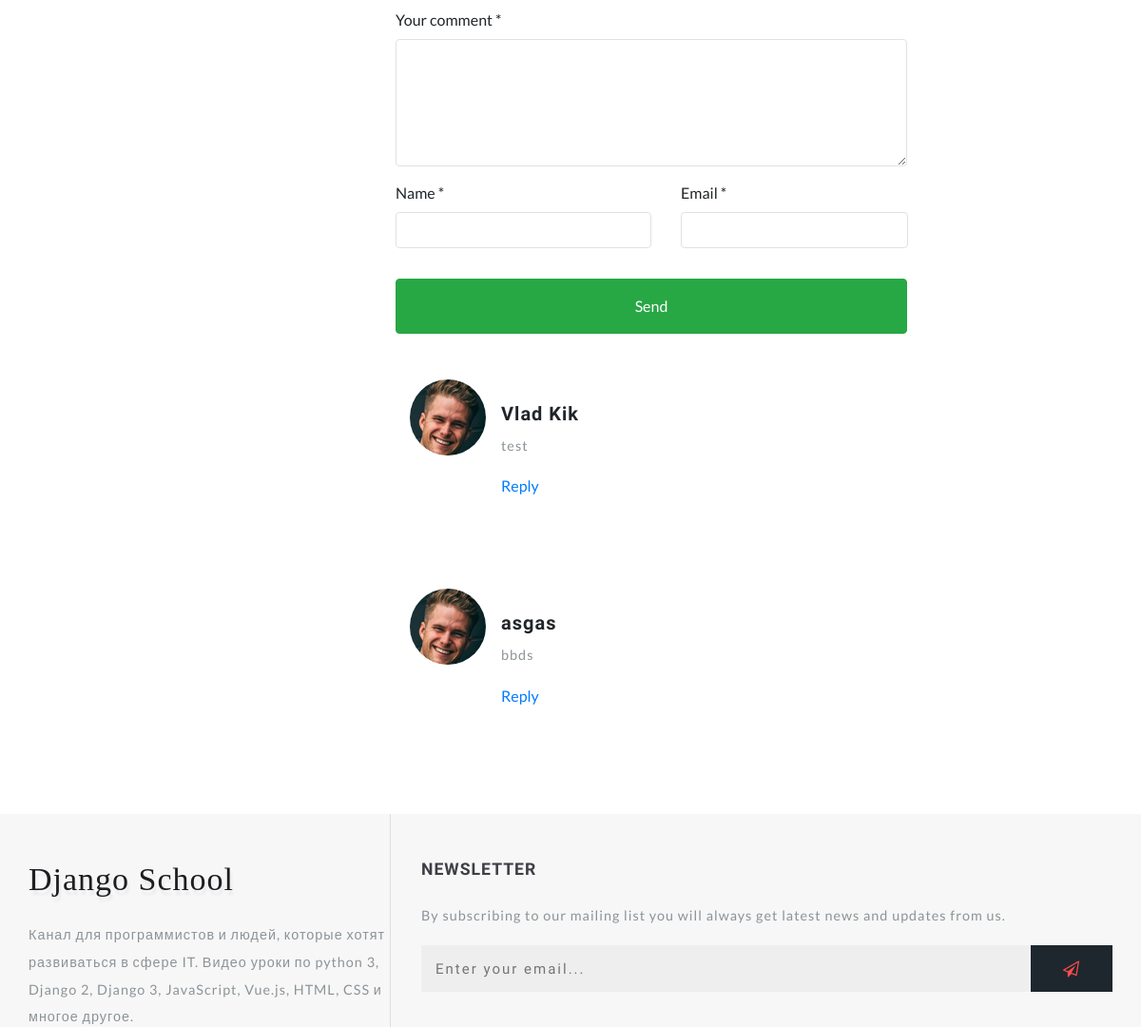
The page /terminator/ (middle part) on the database as committed earlier.
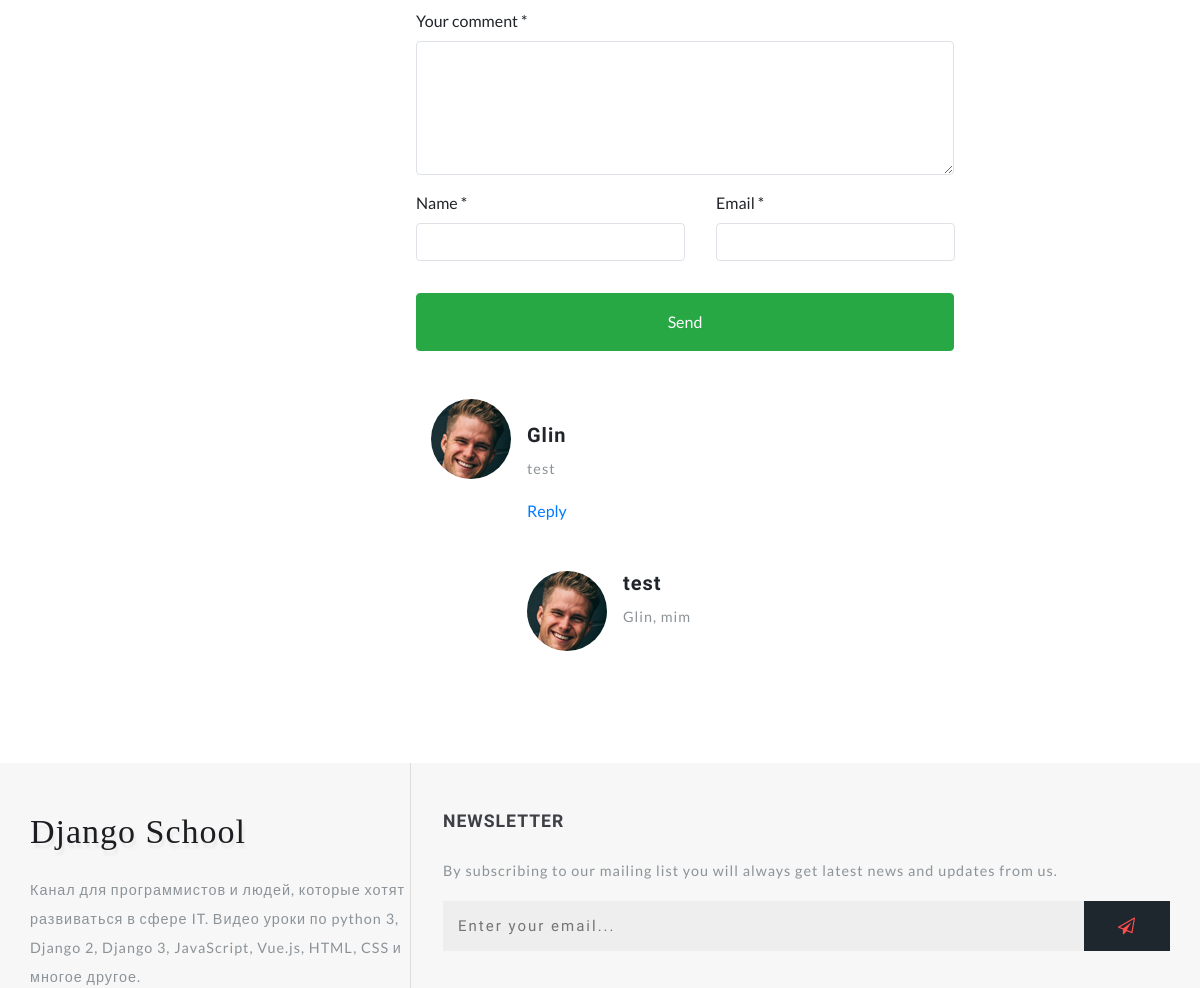
The same page on the database as committed later.
### movie/models.py (models this page shows, shortened)
class Reviews(models.Model):
    email = models.EmailField()
    name = models.CharField("Name", max_length=100)
    text = models.TextField("Message", max_length=5000)
    parent = models.ForeignKey(
        "self", verbose_name="Parent", on_delete=models.SET_NULL, blank=True, null=True)
    movie = models.ForeignKey(
        Movie, verbose_name="movie", on_delete=models.CASCADE)
    class Meta:
        verbose_name = "Review"
        verbose_name_plural = "Reviews"

### movie/views.py (the view)
# urls.py: path("<slug:slug>/", views.MovieDetailView.as_view(), name="movie_detail"),
class MovieDetailView(DetailView):
    model = Movie
    slug_field = "url"

### movie/models.py (called while the page is built)
    def get_absolute_url(self):
        return reverse("actor_detail", kwargs={"slug": self.name})

    def get_absolute_url(self):
        return reverse("movie_detail", kwargs={"slug": self.url})

    def get_review(self):
        return self.reviews_set.filter(parent__isnull=True)

### movie/templatetags/movie_tags.py (called while the page is built)
@register.simple_tag()
def get_category():
    return Category.objects.all()

@register.inclusion_tag("movie/tags/last_movie.html")
def get_last_movies(count=5):
    movies = Movie.objects.order_by("id")[:count]
    return {"last_movies": movies}

### movie/templates/movie/movie_detail.html (shortened to what this page needs)
{% extends 'movie/base.html' %}
{% load static %}
{% block container %}
    <div class="container py-md-3">
{% endblock container %}
{% block sidebar %}
    <div class="side-bar col-lg-4">
{% endblock sidebar %}
{% block movie %}
    <div class="left-ads-display col-lg-8">
        <div class="row">
            <div class="single-form-left">
                <div class="contact-single">
                    <form action="{% url 'add_review' movie.id %}" method="post" class="mt-4">
                        <div class="form-group editContent">
                            <label for="contactcomment" class="editContent">
                                Your comment *
                            </label>
                            <textarea class="form-control border" rows="5" name="text"
                                      id="contactcomment" required=""></textarea>
                        </div>
                        <div class="d-sm-flex">
                            <div class="col-sm-6 form-group p-0 editContent">
                                <label for="contactusername" class="editContent">
                                    Name *
                                </label>
                                <input type="text" class="form-control border" name="name"
                                       id="contactusername" required="">
                            </div>
                            <div class="col-sm-6 form-group ml-sm-3 editContent">
                                <label for="contactemail" class="editContent">
                                    Email *
                                </label>
                                <input type="email" class="form-control border" name="email"
                                       id="contactemail" required="">
                            </div>
                        </div>
                        <button type="submit"
                                class="mt-3 btn btn-success btn-block py-3">
                            Send
                        </button>
                    </form>
                </div>
            </div>
        </div>
        {% for review in movie.get_review %}
            <div class="media py-5">
                <img src="{% static 'images/te2.jpg' %} " class="mr-3 img-fluid" alt="image">
                <div class="media-body mt-4">
                    <h5 class="mt-0 editContent">
                        {{ review.name }}
                    </h5>
                    <p class="mt-2 editContent">
                        {{ review.text }}
                    </p>
                    <a href="#formReview" onclick="addReview('{{ review.name }}', '{{ review.id }}')">Reply</a>
                    {% for rew in review.reviews_set.all %}
                    <div class="media mt-5 editContent">
                        <a class="pr-3" href="#">
                             <img src="{% static 'images/te2.jpg' %}" class="img-fluid " alt="image">
                        </a>
                    <div class="media-body">
                        <h5 class="mt-0 editContent">{{ rew.name }}</h5>
                        <p class="mt-2 editContent">{{ rew.text }}</p>
                    </div>
                </div>
                {% endfor %}
                </div>
            </div>
        {% endfor %}
    </div>
    </div>
{% endblock movie %}

Rows that differ between the two databases and show on the page:
removed Reviews: name "Vlad Kik", text "test"
removed Reviews: name "asgas", text "bbds"
added Reviews: name "Glin", text "test"
added Reviews: name "test", text "Glin, mim", shown under "Glin"
